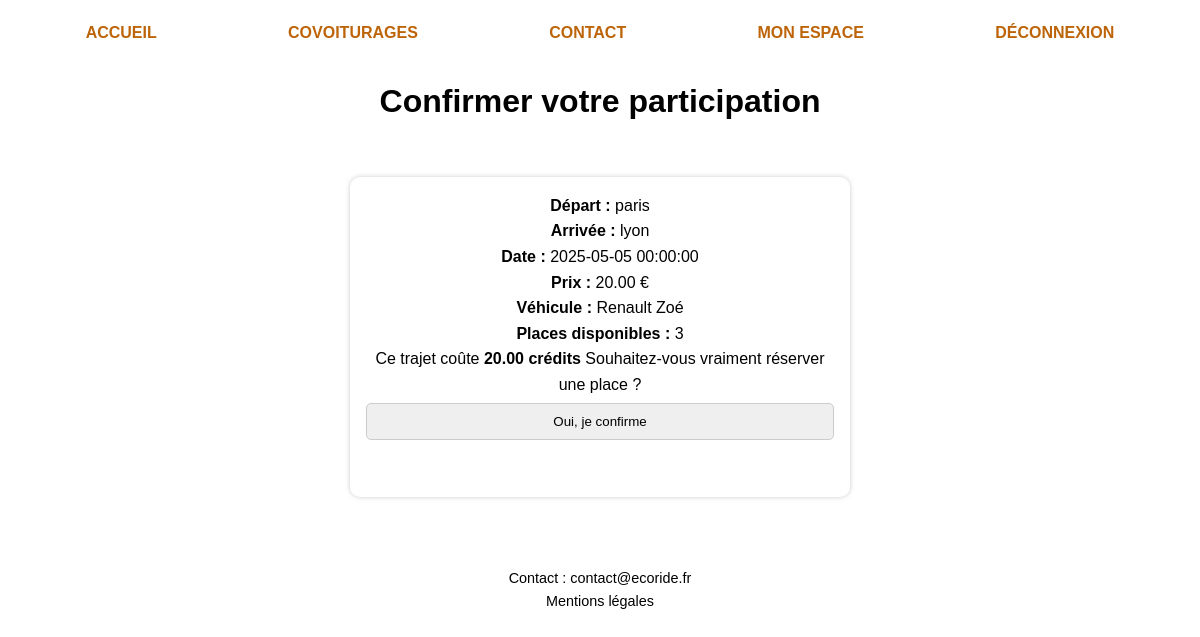
Screenshot of /pages/participate.php?ride_id=4 (signed in) with the database file from the repository.
### tables this page shows
CREATE TABLE `rides` (
  `id` int NOT NULL,
  `user_id` int NOT NULL,
  `vehicle_id` int NOT NULL,
  `depart` varchar(100) NOT NULL,
  `arrivee` varchar(100) NOT NULL,
  `date_depart` datetime NOT NULL,
  `date_arrivee` datetime NOT NULL,
  `prix` decimal(5,2) NOT NULL,
  `places` int NOT NULL,
  `ecologique` tinyint(1) DEFAULT '0',
  `statut` enum('en attente','en cours','terminé') DEFAULT 'en attente',
  `duree` int DEFAULT '0'
);

CREATE TABLE `vehicles` (
  `id` int NOT NULL,
  `user_id` int NOT NULL,
  `plaque` varchar(20) NOT NULL,
  `date_immatriculation` date DEFAULT NULL,
  `modele` varchar(50) NOT NULL,
  `couleur` varchar(30) NOT NULL,
  `marque` varchar(50) NOT NULL,
  `energie` enum('électrique','essence','hybride') NOT NULL,
  `places` int DEFAULT NULL,
  `fumeur` tinyint(1) DEFAULT '0',
  `animal` tinyint(1) DEFAULT '0',
  `created_at` timestamp NULL DEFAULT CURRENT_TIMESTAMP,
  `preferences` text
);

### pages/participate.php (the view, shortened to what this page needs)
<?php
require_once('../models/db.php');
$ride_id = $_GET['ride_id'] ?? null;
$sql = "SELECT rides.*, vehicles.marque, vehicles.modele
        FROM rides
        INNER JOIN vehicles ON rides.vehicle_id = vehicles.id
        WHERE rides.id = :ride_id";
$stmt = $pdo->prepare($sql);
$stmt->execute([':ride_id' => $ride_id]);
$ride = $stmt->fetch();
?>
<!DOCTYPE html>
<html lang="fr">
<head>
    <link rel="stylesheet" href="/Assets/css/style.css">
</head>
<body>
<?php include('../includes/nav.php'); ?>
<header>
    <h1>Confirmer votre participation</h1>
</header>
<main>
    <section class="form-section">
        <p><strong>Départ :</strong> <?= htmlspecialchars($ride['depart']) ?></p>
        <p><strong>Arrivée :</strong> <?= htmlspecialchars($ride['arrivee']) ?></p>
        <p><strong>Date :</strong> <?= htmlspecialchars($ride['date_depart']) ?></p>
        <p><strong>Prix :</strong> <?= htmlspecialchars($ride['prix']) ?> €</p>
        <p><strong>Véhicule :</strong> <?= htmlspecialchars($ride['marque']) ?> <?= htmlspecialchars($ride['modele']) ?></p>
        <p><strong>Places disponibles :</strong> <?= htmlspecialchars($ride['places']) ?></p>
        <form method="post">
            <p>Ce trajet coûte <strong><?= $ride['prix'] ?> crédits</strong> Souhaitez-vous vraiment réserver une place ?</p>
            <button type="submit" name="confirm"> Oui, je confirme</button>
            <a href="details.php?ride_id=<?= $ride_id ?>" class="btn-blue"> Non, annuler</a>
        </form>
    </section>
</main>
<?php include('../includes/footer.php'); ?>
</body>
</html>

### Assets/css/style.css (style rules this page uses)
* { margin: 0; padding: 0; box-sizing: border-box; }
body { font-family: Arial, sans-serif; background-color: var(--jaune-clair); color: var(--bleu-sombre); line-height: 1.6; padding: 20px; }
header { text-align: center; background-color: var(--vert-olive); color: var(--texte-sombre); padding: 30px 10px; margin-bottom: 20px; border-bottom: 2px solid var(--olive-pastel); }
section { margin: 30px auto; max-width: 700px; text-align: center; background-color:var(--orange-vif); padding: 20px; border-radius: 10px; box-shadow: 0 0 5px #ccc; }
form input, form select, form textarea, form button { width: 100%; padding: 10px; margin-top: 5px; border-radius: 5px; border: 1px solid #ccc; }
a { text-decoration: none; }
.btn-green, .btn-blue, .admin-button { display: inline-block; padding: 8px 12px; color: rgb(187, 52, 6); text-decoration: none; border-radius: 5px; }
.btn-blue { background-color: var(--bleu-moyen); }
.form-section { max-width: 500px; margin: auto; padding: 1rem; }
.btn-blue,.btn-blue:visited { color: white; text-decoration: underline; }

### rows the page displays
rides: depart "paris", arrivee "lyon", date_depart "2025-05-05 00:00:00", prix "20.00", vehicle.marque "Renault", vehicle.modele "Zoé", places "3"
